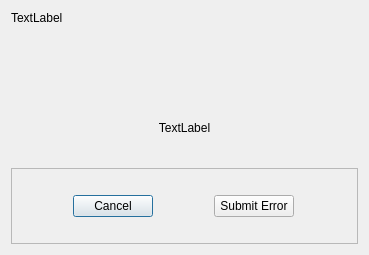
<?xml version="1.0" encoding="UTF-8"?>
<ui version="4.0">
 <class>ConfiguringBoardDlg</class>
 <widget class="QDialog" name="ConfiguringBoardDlg">
  <property name="geometry">
   <rect>
    <x>0</x>
    <y>0</y>
    <width>369</width>
    <height>255</height>
   </rect>
  </property>
  <property name="windowTitle">
   <string>Adding New Message Board</string>
  </property>
  <layout class="QGridLayout" name="gridLayout_2">
   <item row="0" column="0">
    <layout class="QVBoxLayout" name="verticalLayout">
     <property name="spacing">
      <number>2</number>
     </property>
     <item>
      <widget class="QLabel" name="statusLbl">
       <property name="text">
        <string>TextLabel</string>
       </property>
       <property name="alignment">
        <set>Qt::AlignLeading|Qt::AlignLeft|Qt::AlignTop</set>
       </property>
       <property name="wordWrap">
        <bool>true</bool>
       </property>
      </widget>
     </item>
     <item>
      <widget class="QLabel" name="movieLbl">
       <property name="text">
        <string>TextLabel</string>
       </property>
       <property name="alignment">
        <set>Qt::AlignCenter</set>
       </property>
      </widget>
     </item>
     <item>
      <widget class="QFrame" name="frame">
       <property name="frameShape">
        <enum>QFrame::StyledPanel</enum>
       </property>
       <property name="frameShadow">
        <enum>QFrame::Raised</enum>
       </property>
       <layout class="QGridLayout" name="gridLayout">
        <property name="leftMargin">
         <number>0</number>
        </property>
        <property name="topMargin">
         <number>0</number>
        </property>
        <property name="rightMargin">
         <number>0</number>
        </property>
        <property name="bottomMargin">
         <number>0</number>
        </property>
        <property name="spacing">
         <number>0</number>
        </property>
        <item row="0" column="0">
         <widget class="QPushButton" name="pushButton">
          <property name="sizePolicy">
           <sizepolicy hsizetype="Fixed" vsizetype="Fixed">
            <horstretch>0</horstretch>
            <verstretch>0</verstretch>
           </sizepolicy>
          </property>
          <property name="text">
           <string>Cancel</string>
          </property>
         </widget>
        </item>
        <item row="0" column="1">
         <widget class="QPushButton" name="submitErrorBtn">
          <property name="sizePolicy">
           <sizepolicy hsizetype="Fixed" vsizetype="Fixed">
            <horstretch>0</horstretch>
            <verstretch>0</verstretch>
           </sizepolicy>
          </property>
          <property name="text">
           <string>Submit Error</string>
          </property>
         </widget>
        </item>
       </layout>
      </widget>
     </item>
    </layout>
   </item>
  </layout>
 </widget>
 <resources/>
 <connections>
  <connection>
   <sender>pushButton</sender>
   <signal>clicked()</signal>
   <receiver>ConfiguringBoardDlg</receiver>
   <slot>onClicked()</slot>
   <hints>
    <hint type="sourcelabel">
     <x>144</x>
     <y>160</y>
    </hint>
    <hint type="destinationlabel">
     <x>57</x>
     <y>160</y>
    </hint>
   </hints>
  </connection>
 </connections>
 <slots>
  <slot>onClicked()</slot>
 </slots>
</ui>
